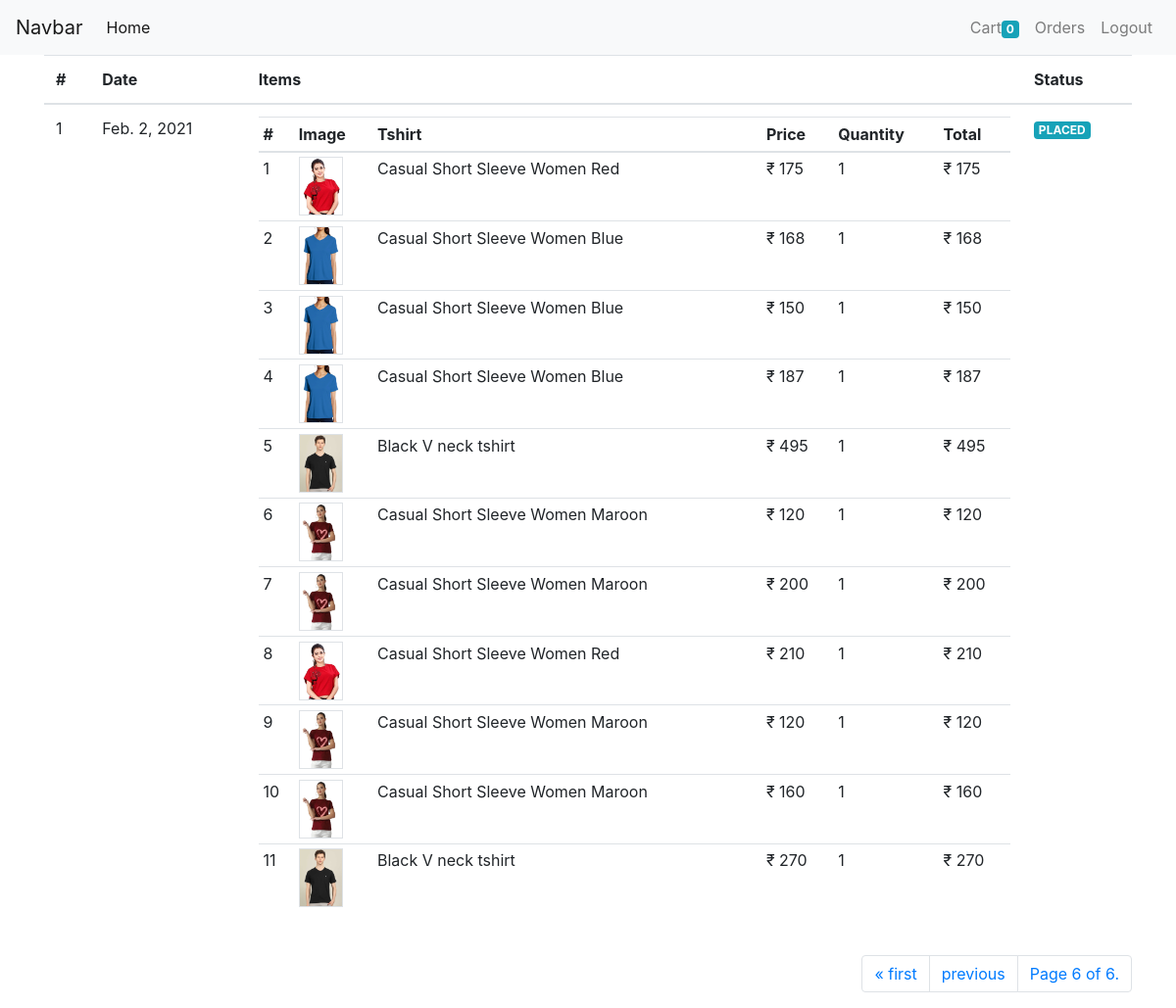
The app's page /orders/?page=6 (signed in) with its own data.
### store/models/order.py (models this page shows)
class Order(models.Model):
    orderStatus=(
        ('PENDING','Pending' ),
        ('PLACED','Placed'),
        ('CANCELED','Canceled'),
        ('COMPLETED','Completed'),
    )
    method=(
        ('ONLINE','Online'),
    )
    order_status=models.CharField(max_length=15,choices=orderStatus)
    payment_method=models.CharField(max_length=15,choices=method)
    shipping_address=models.CharField(max_length=100,null=False)
    phone=models.CharField(max_length=10,null=False)
    user=models.ForeignKey(User,on_delete=models.CASCADE)
    total=models.IntegerField(null=False)
    date=models.DateTimeField(null=False,auto_now_add=True)

class OrderItem(models.Model):
    order=models.ForeignKey(Order,on_delete=models.CASCADE)
    tshirt=models.ForeignKey(Tshirt,on_delete=models.CASCADE)
    size=models.ForeignKey(SizeVariant,on_delete=models.CASCADE)
    quantity=models.IntegerField(null=False)
    price=models.IntegerField(null=False)
    date=models.DateTimeField(null=False,auto_now_add=True)

### store/models/tshirt.py (models this page shows, shortened)
class Tshirt(models.Model):
    name=models.CharField(max_length=50,null=False)
    slug=models.CharField(max_length=200,null=False,unique=True,default="")
    description=models.CharField(max_length=500,null=True)
    discount=models.IntegerField(default=0)
    image= models.ImageField(upload_to='upload/images',null=False)
    occasion=models.ForeignKey(Occasion,on_delete=models.CASCADE)
    brand=models.ForeignKey(Brand,on_delete=models.CASCADE)
    sleeve=models.ForeignKey(Sleeve,on_delete=models.CASCADE)
    neck_type=models.ForeignKey(NeckType,on_delete=models.CASCADE)
    ideal_for=models.ForeignKey(IdealFor,on_delete=models.CASCADE)
    color=models.ForeignKey(Color,on_delete=models.CASCADE)

### store/views/orders.py (the view)
# urls.py: path('orders/',login_required(OrderListView.as_view(),login_url='/login/'),name='orders'),
class OrderListView(ListView):
   template_name='store/orders.html'
   model=Order
   paginate_by=1
   context_object_name='orders'
   def get_queryset(self):
      return Order.objects.filter(user=self.request.user).order_by('-date').exclude(order_status='PENDING')

### store/templatetags/orders_tags.py (called while the page is built)
@register.simple_tag
def get_order_status_class(status):
    if status == "COMPLETED":
        return "success"
    elif status == "PENDING":
        return "warning"
    else:
        return "info"

### store/templatetags/tshirt_tags.py (called while the page is built)
@register.filter
def rupee(number):
    return f'₹ {number}'

@register.simple_tag
def multiply(a,b):
    return a*b

### store/templates/store/orders.html (shortened to what this page needs)
{% extends "./base.html" %}
{% load tshirt_tags %}
{% load orders_tags %}
{% block content%}
<div class="container">
    <table class="table">
        <thead>
            <tr>
                <th>#</th>
                <th>Date</th>
                <th>Items</th>
                <th>Status</th>
            </tr>
        </thead>
        <tbody>
            {% for order in orders %}
            <tr>
                <td> {{forloop.counter}}</td>
                <td>{{order.date|date}}</td>
                <td>
                    <table class="table table-sm">
                        <thead>
                            <tr>
                                <th>#</th>
                                <th>Image</th>
                                <th>Tshirt</th>
                                <th>Price</th>
                                <th>Quantity</th>
                                <th>Total</th>
                            </tr>
                        </thead>
                        <tbody>
                            {% for oi in order.orderitem_set.all %}
                               <tr>
                                   <td>{{forloop.counter}}</td>
                                   <td><img height="60px" class="border" src="{{oi.tshirt.image.url}}" alt=""></td>
                                   <td>{{oi.tshirt.name}}</td>
                                   <td>{{oi.price|rupee}}</td>
                                   <td>{{oi.quantity}}</td>
                                   <td>{% multiply oi.quantity oi.price as result%}{{result|rupee}}</td>
                               </tr>
                            {% endfor %}
                        </tbody>
                    </table>
                </td>
                    <td>
                        <span class="badge badge-{% get_order_status_class order.order_status %}" >{{order.order_status}}</span>
                    </td>
            </tr>
            {% endfor %}
        </tbody>
    </table>
    <nav aria-label="Page navigation " class="mt-2">
        <ul class="pagination justify-content-end">
          {% if page_obj.has_previous %}
                <li class="page-item"><a class="page-link" href="?1">&laquo; first</a></li>
                <li class="page-item"><a class="page-link" href="?page={{ page_obj.previous_page_number }}">previous</a></li>
          {% endif %}
          <li class="page-item">
              <a href="" class="page-link">Page {{ page_obj.number }} of {{ page_obj.paginator.num_pages }}.</a>
          </li>
        </ul>
    </nav>
</div>
{% endblock %}

### records on screen
Order: date "Feb. 2, 2021", order_status "PLACED"
OrderItem: tshirt.image (picture), tshirt.name "Casual Short Sleeve Women Red", price "₹ 175", quantity "1", result "₹ 175"
OrderItem: tshirt.image (picture), tshirt.name "Casual Short Sleeve Women Blue", price "₹ 168", quantity "1", result "₹ 168"
OrderItem: tshirt.image (picture), tshirt.name "Casual Short Sleeve Women Blue", price "₹ 150", quantity "1", result "₹ 150"
OrderItem: tshirt.image (picture), tshirt.name "Casual Short Sleeve Women Blue", price "₹ 187", quantity "1", result "₹ 187"
OrderItem: tshirt.image (picture), tshirt.name "Black V neck tshirt", price "₹ 495", quantity "1", result "₹ 495"
OrderItem: tshirt.image (picture), tshirt.name "Casual Short Sleeve Women Maroon", price "₹ 120", quantity "1", result "₹ 120"
OrderItem: tshirt.image (picture), tshirt.name "Casual Short Sleeve Women Maroon", price "₹ 200", quantity "1", result "₹ 200"
OrderItem: tshirt.image (picture), tshirt.name "Casual Short Sleeve Women Red", price "₹ 210", quantity "1", result "₹ 210"
OrderItem: tshirt.image (picture), tshirt.name "Casual Short Sleeve Women Maroon", price "₹ 120", quantity "1", result "₹ 120"
OrderItem: tshirt.image (picture), tshirt.name "Casual Short Sleeve Women Maroon", price "₹ 160", quantity "1", result "₹ 160"
OrderItem: tshirt.image (picture), tshirt.name "Black V neck tshirt", price "₹ 270", quantity "1", result "₹ 270"

### other values on screen
{{ request.session.cart|length }} "0"
{{ page_obj.number }} "6"
{{ page_obj.paginator.num_pages }} "6"
